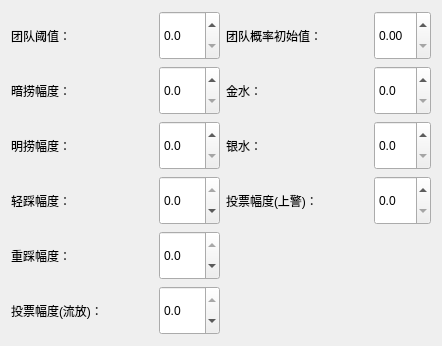
<?xml version="1.0" encoding="UTF-8"?>
<ui version="4.0">
 <class>defaultOption</class>
 <widget class="QDialog" name="defaultOption">
  <property name="geometry">
   <rect>
    <x>0</x>
    <y>0</y>
    <width>442</width>
    <height>346</height>
   </rect>
  </property>
  <property name="windowTitle">
   <string>默认设置</string>
  </property>
  <property name="windowIcon">
   <iconset resource="img.qrc">
    <normaloff>:/img/logo-black</normaloff>:/img/logo-black</iconset>
  </property>
  <layout class="QGridLayout" name="gridLayout_2">
   <item row="0" column="0">
    <layout class="QGridLayout" name="gridLayout">
     <item row="5" column="0">
      <widget class="QLabel" name="label_6">
       <property name="sizePolicy">
        <sizepolicy hsizetype="Expanding" vsizetype="Preferred">
         <horstretch>0</horstretch>
         <verstretch>0</verstretch>
        </sizepolicy>
       </property>
       <property name="text">
        <string>投票幅度(流放)：</string>
       </property>
      </widget>
     </item>
     <item row="4" column="1">
      <widget class="QDoubleSpinBox" name="strongOppose">
       <property name="sizePolicy">
        <sizepolicy hsizetype="Minimum" vsizetype="Minimum">
         <horstretch>0</horstretch>
         <verstretch>0</verstretch>
        </sizepolicy>
       </property>
       <property name="decimals">
        <number>1</number>
       </property>
       <property name="minimum">
        <double>-100.000000000000000</double>
       </property>
       <property name="maximum">
        <double>0.000000000000000</double>
       </property>
       <property name="singleStep">
        <double>0.100000000000000</double>
       </property>
      </widget>
     </item>
     <item row="5" column="1">
      <widget class="QDoubleSpinBox" name="voteRange">
       <property name="sizePolicy">
        <sizepolicy hsizetype="Minimum" vsizetype="Minimum">
         <horstretch>0</horstretch>
         <verstretch>0</verstretch>
        </sizepolicy>
       </property>
       <property name="decimals">
        <number>1</number>
       </property>
       <property name="minimum">
        <double>-100.000000000000000</double>
       </property>
       <property name="maximum">
        <double>0.000000000000000</double>
       </property>
       <property name="singleStep">
        <double>0.100000000000000</double>
       </property>
      </widget>
     </item>
     <item row="3" column="1">
      <widget class="QDoubleSpinBox" name="weakOppose">
       <property name="sizePolicy">
        <sizepolicy hsizetype="Minimum" vsizetype="Minimum">
         <horstretch>0</horstretch>
         <verstretch>0</verstretch>
        </sizepolicy>
       </property>
       <property name="decimals">
        <number>1</number>
       </property>
       <property name="minimum">
        <double>-100.000000000000000</double>
       </property>
       <property name="maximum">
        <double>0.000000000000000</double>
       </property>
       <property name="singleStep">
        <double>0.100000000000000</double>
       </property>
      </widget>
     </item>
     <item row="1" column="1">
      <widget class="QDoubleSpinBox" name="weakSupport">
       <property name="sizePolicy">
        <sizepolicy hsizetype="Minimum" vsizetype="Minimum">
         <horstretch>0</horstretch>
         <verstretch>0</verstretch>
        </sizepolicy>
       </property>
       <property name="decimals">
        <number>1</number>
       </property>
       <property name="singleStep">
        <double>0.100000000000000</double>
       </property>
      </widget>
     </item>
     <item row="2" column="1">
      <widget class="QDoubleSpinBox" name="strongSupport">
       <property name="sizePolicy">
        <sizepolicy hsizetype="Minimum" vsizetype="Minimum">
         <horstretch>0</horstretch>
         <verstretch>0</verstretch>
        </sizepolicy>
       </property>
       <property name="decimals">
        <number>1</number>
       </property>
       <property name="singleStep">
        <double>0.100000000000000</double>
       </property>
      </widget>
     </item>
     <item row="0" column="2">
      <widget class="QLabel" name="label_7">
       <property name="text">
        <string>团队概率初始值：</string>
       </property>
      </widget>
     </item>
     <item row="3" column="0">
      <widget class="QLabel" name="label_4">
       <property name="sizePolicy">
        <sizepolicy hsizetype="Expanding" vsizetype="Preferred">
         <horstretch>0</horstretch>
         <verstretch>0</verstretch>
        </sizepolicy>
       </property>
       <property name="text">
        <string>轻踩幅度：</string>
       </property>
      </widget>
     </item>
     <item row="4" column="0">
      <widget class="QLabel" name="label_5">
       <property name="sizePolicy">
        <sizepolicy hsizetype="Expanding" vsizetype="Preferred">
         <horstretch>0</horstretch>
         <verstretch>0</verstretch>
        </sizepolicy>
       </property>
       <property name="text">
        <string>重踩幅度：</string>
       </property>
      </widget>
     </item>
     <item row="2" column="0">
      <widget class="QLabel" name="label_3">
       <property name="sizePolicy">
        <sizepolicy hsizetype="Expanding" vsizetype="Preferred">
         <horstretch>0</horstretch>
         <verstretch>0</verstretch>
        </sizepolicy>
       </property>
       <property name="text">
        <string>明捞幅度：</string>
       </property>
      </widget>
     </item>
     <item row="0" column="0">
      <widget class="QLabel" name="label">
       <property name="sizePolicy">
        <sizepolicy hsizetype="Expanding" vsizetype="Preferred">
         <horstretch>0</horstretch>
         <verstretch>0</verstretch>
        </sizepolicy>
       </property>
       <property name="text">
        <string>团队阈值：</string>
       </property>
      </widget>
     </item>
     <item row="0" column="1">
      <widget class="QDoubleSpinBox" name="teamThreshold">
       <property name="sizePolicy">
        <sizepolicy hsizetype="Minimum" vsizetype="Minimum">
         <horstretch>0</horstretch>
         <verstretch>0</verstretch>
        </sizepolicy>
       </property>
       <property name="decimals">
        <number>1</number>
       </property>
       <property name="singleStep">
        <double>0.100000000000000</double>
       </property>
      </widget>
     </item>
     <item row="1" column="0">
      <widget class="QLabel" name="label_2">
       <property name="sizePolicy">
        <sizepolicy hsizetype="Expanding" vsizetype="Preferred">
         <horstretch>0</horstretch>
         <verstretch>0</verstretch>
        </sizepolicy>
       </property>
       <property name="text">
        <string>暗捞幅度：</string>
       </property>
      </widget>
     </item>
     <item row="0" column="3">
      <widget class="QDoubleSpinBox" name="rate">
       <property name="sizePolicy">
        <sizepolicy hsizetype="Minimum" vsizetype="Minimum">
         <horstretch>0</horstretch>
         <verstretch>0</verstretch>
        </sizepolicy>
       </property>
       <property name="decimals">
        <number>2</number>
       </property>
       <property name="maximum">
        <double>1.000000000000000</double>
       </property>
       <property name="singleStep">
        <double>0.050000000000000</double>
       </property>
      </widget>
     </item>
     <item row="1" column="2">
      <widget class="QLabel" name="label_8">
       <property name="sizePolicy">
        <sizepolicy hsizetype="Expanding" vsizetype="Preferred">
         <horstretch>0</horstretch>
         <verstretch>0</verstretch>
        </sizepolicy>
       </property>
       <property name="text">
        <string>金水：</string>
       </property>
      </widget>
     </item>
     <item row="1" column="3">
      <widget class="QDoubleSpinBox" name="goldWater">
       <property name="sizePolicy">
        <sizepolicy hsizetype="Minimum" vsizetype="Minimum">
         <horstretch>0</horstretch>
         <verstretch>0</verstretch>
        </sizepolicy>
       </property>
       <property name="decimals">
        <number>1</number>
       </property>
       <property name="singleStep">
        <double>0.100000000000000</double>
       </property>
      </widget>
     </item>
     <item row="2" column="2">
      <widget class="QLabel" name="label_9">
       <property name="text">
        <string>银水：</string>
       </property>
      </widget>
     </item>
     <item row="2" column="3">
      <widget class="QDoubleSpinBox" name="silverWater">
       <property name="sizePolicy">
        <sizepolicy hsizetype="Minimum" vsizetype="Minimum">
         <horstretch>0</horstretch>
         <verstretch>0</verstretch>
        </sizepolicy>
       </property>
       <property name="decimals">
        <number>1</number>
       </property>
       <property name="singleStep">
        <double>0.100000000000000</double>
       </property>
      </widget>
     </item>
     <item row="3" column="2">
      <widget class="QLabel" name="label_10">
       <property name="sizePolicy">
        <sizepolicy hsizetype="Expanding" vsizetype="Preferred">
         <horstretch>0</horstretch>
         <verstretch>0</verstretch>
        </sizepolicy>
       </property>
       <property name="text">
        <string>投票幅度(上警)：</string>
       </property>
      </widget>
     </item>
     <item row="3" column="3">
      <widget class="QDoubleSpinBox" name="sheriffVote">
       <property name="sizePolicy">
        <sizepolicy hsizetype="Minimum" vsizetype="Minimum">
         <horstretch>0</horstretch>
         <verstretch>0</verstretch>
        </sizepolicy>
       </property>
       <property name="decimals">
        <number>1</number>
       </property>
       <property name="singleStep">
        <double>0.100000000000000</double>
       </property>
      </widget>
     </item>
    </layout>
   </item>
  </layout>
 </widget>
 <resources>
  <include location="img.qrc"/>
 </resources>
 <connections/>
</ui>
